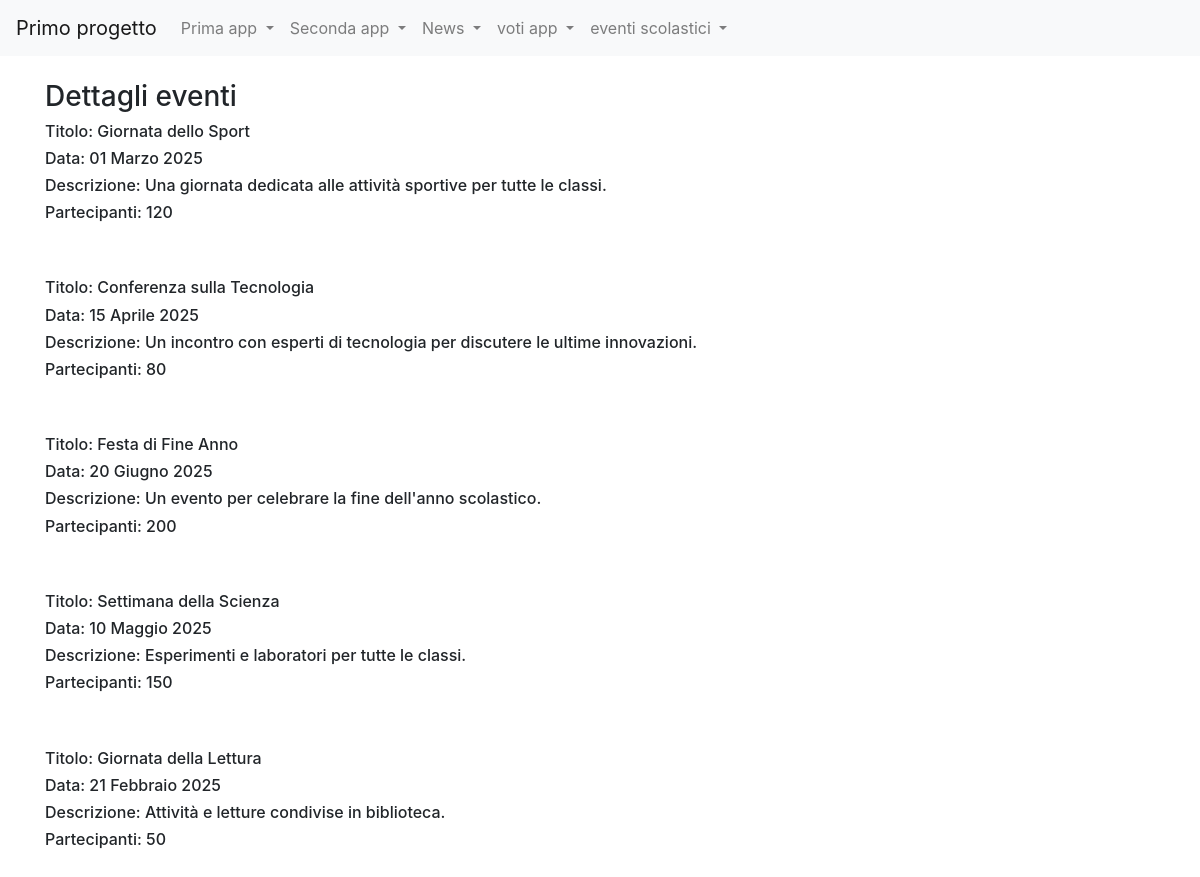
The page /eventi_scolastici/view_b_eventi on the database its author committed.
### eventi_scolastici/models.py (models this page shows, shortened)
class Evento(models.Model):
    titolo=models.CharField(max_length=40)
    data=models.DateField(blank=True)
    descrizione=models.TextField()
    partecipanti= models.IntegerField(default=0,blank=True)
    class Meta:
        verbose_name="Evento"
        verbose_name_plural="Eventi"

### eventi_scolastici/views.py (the view)
# urls.py: path("view_b_eventi", views.view_b_eventi, name="view_b_eventi"),
def view_b_eventi(request):
    eventi=Evento.objects.all()
    return render(request, "view_b_eventi.html", context={
        'eventi':eventi
    })

### eventi_scolastici/templates/view_b_eventi.html (shortened to what this page needs)
{% extends "base.html"%}
{%block content%}
    <h3>Dettagli eventi</h1>
        {% for evento in eventi %}
            <h6>Titolo: {{ evento.titolo }}</h6>
            <h6>Data: {{ evento.data }}</h6>
            <h6>Descrizione: {{ evento.descrizione }}</h6>
            <h6>Partecipanti: {{ evento.partecipanti }}</h6><br><br>
        {% endfor %}
{%endblock content%}

### rows shown on the page
Evento: titolo "Giornata dello Sport", data "01 Marzo 2025", descrizione "Una giornata dedicata alle attività sportive per tutte le classi.", partecipanti "120"
Evento: titolo "Conferenza sulla Tecnologia", data "15 Aprile 2025", descrizione "Un incontro con esperti di tecnologia per discutere le ultime innovazioni.", partecipanti "80"
Evento: titolo "Festa di Fine Anno", data "20 Giugno 2025", descrizione "Un evento per celebrare la fine dell'anno scolastico.", partecipanti "200"
Evento: titolo "Settimana della Scienza", data "10 Maggio 2025", descrizione "Esperimenti e laboratori per tutte le classi.", partecipanti "150"
Evento: titolo "Giornata della Lettura", data "21 Febbraio 2025", descrizione "Attività e letture condivise in biblioteca.", partecipanti "50"
